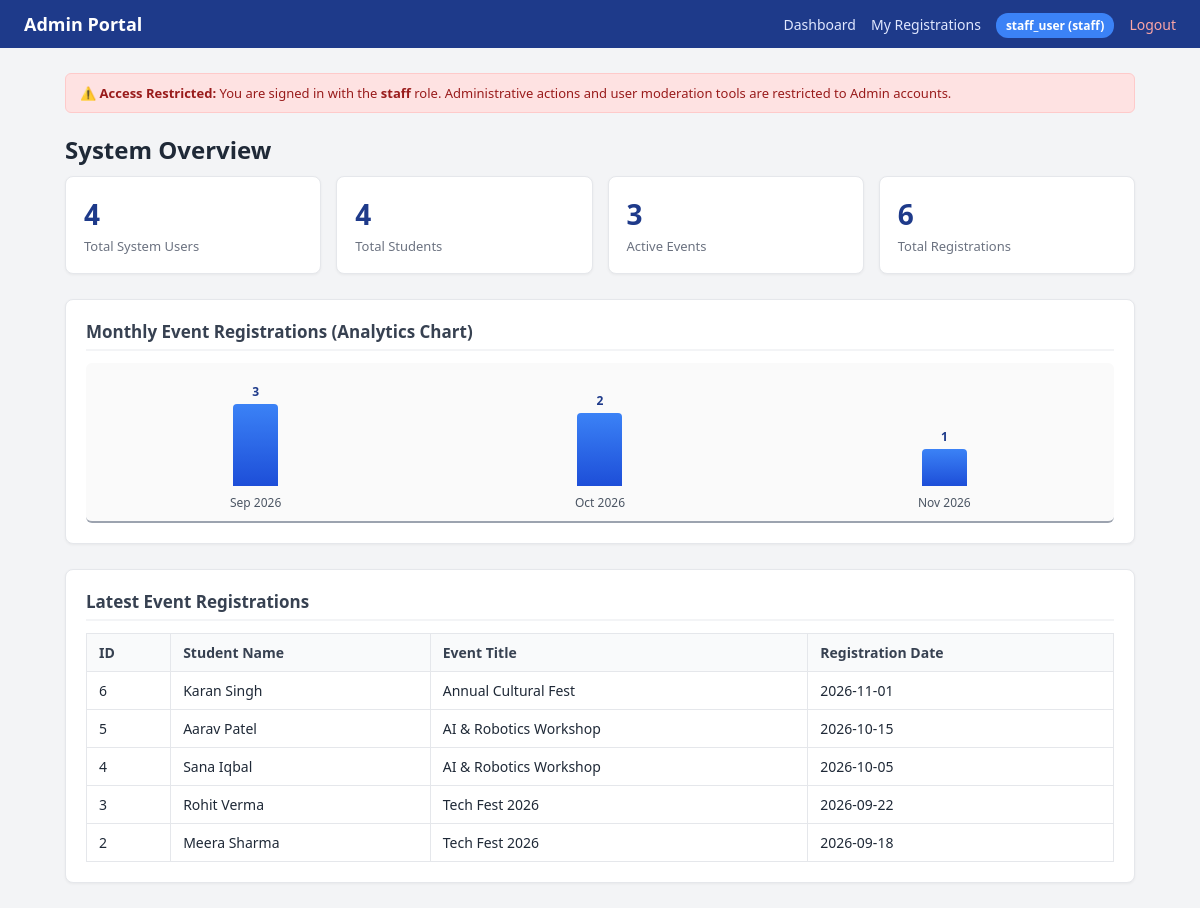
Page /index.php (signed in) on the committed database.
### tables this page shows
CREATE TABLE registrations (
    id INT AUTO_INCREMENT PRIMARY KEY,
    student_name VARCHAR(100) NOT NULL,
    event_title VARCHAR(100) NOT NULL,
    registered_at DATE NOT NULL
);

### index.php (the view, shortened to what this page needs)
<?php
require_once __DIR__ . '/db.php';
$current_user = $_SESSION['user'];
$current_role = $_SESSION['role'] ?? 'student';
$menu = ($current_role === 'admin')
    ? ['Dashboard' => '#top', 'Users' => '#users-sec', 'Registrations' => '#reg-sec', 'Analytics' => '#chart-sec', 'Audit Logs' => '#audit-sec']
    : ['Dashboard' => '#top', 'My Registrations' => '#reg-sec'];
$user_count = $conn->query("SELECT COUNT(*) AS c FROM users")->fetch_assoc()['c'] ?? 0;
$student_count = $conn->query("SELECT COUNT(*) AS c FROM students")->fetch_assoc()['c'] ?? 0;
$event_count = $conn->query("SELECT COUNT(*) AS c FROM events")->fetch_assoc()['c'] ?? 0;
$reg_count = $conn->query("SELECT COUNT(*) AS c FROM registrations")->fetch_assoc()['c'] ?? 0;
$latest_regs = $conn->query("SELECT * FROM registrations ORDER BY id DESC LIMIT 5");
$monthly_chart = $conn->query("SELECT DATE_FORMAT(registered_at, '%b %Y') as month, COUNT(*) as count FROM registrations GROUP BY month ORDER BY MIN(registered_at) ASC");
$max_monthly = 1;
$chart_data = [];
while ($m = $monthly_chart->fetch_assoc()) {
    $chart_data[] = $m;
    if ($m['count'] > $max_monthly) {
        $max_monthly = $m['count'];
    }
}
?>
<!DOCTYPE html>
<html lang="en">
<head>
    <link rel="stylesheet" href="style.css">
</head>
<body id="top">
    <header class="navbar">
        <div class="nav-brand">Admin Portal</div>
        <ul class="nav-menu">
            <?php foreach ($menu as $label => $link): ?>
                <li><a href="<?= $link ?>"><?= $label ?></a></li>
            <?php endforeach; ?>
            <li>
                <span class="user-badge"><?= htmlspecialchars($current_user) ?> (<?= htmlspecialchars($current_role) ?>)</span>
            </li>
            <li><a href="logout.php" style="color: #fca5a5;">Logout</a></li>
        </ul>
    </header>
    <div class="container">
        <?php if ($current_role !== 'admin'): ?>
            <div class="alert alert-danger" style="margin-top: 15px;">
                ⚠️ <strong>Access Restricted:</strong> You are signed in with the <strong><?= htmlspecialchars($current_role) ?></strong> role. Administrative actions and user moderation tools are restricted to Admin accounts.
            </div>
        <?php endif; ?>
        <h2 style="margin: 20px 0 10px;">System Overview</h2>
        <div class="stats-grid">
            <div class="stat-card">
                <div class="val"><?= $user_count ?></div>
                <div class="label">Total System Users</div>
            </div>
            <div class="stat-card">
                <div class="val"><?= $student_count ?></div>
                <div class="label">Total Students</div>
            </div>
            <div class="stat-card">
                <div class="val"><?= $event_count ?></div>
                <div class="label">Active Events</div>
            </div>
            <div class="stat-card">
                <div class="val"><?= $reg_count ?></div>
                <div class="label">Total Registrations</div>
            </div>
        </div>
        <div class="card" id="chart-sec">
            <h2>Monthly Event Registrations (Analytics Chart)</h2>
            <div class="chart-container">
                <?php foreach ($chart_data as $point): ?>
                    <?php $bar_height = max(15, round(($point['count'] / $max_monthly) * 110)); ?>
                    <div class="chart-col">
                        <div class="chart-val"><?= $point['count'] ?></div>
                        <div class="chart-bar" style="height: <?= $bar_height ?>px;"></div>
                        <div class="chart-label"><?= $point['month'] ?></div>
                    </div>
                <?php endforeach; ?>
            </div>
        </div>
        <div class="card" id="reg-sec">
            <h2>Latest Event Registrations</h2>
            <table>
                <thead>
                    <tr>
                        <th>ID</th>
                        <th>Student Name</th>
                        <th>Event Title</th>
                        <th>Registration Date</th>
                    </tr>
                </thead>
                <tbody>
                    <?php while ($reg = $latest_regs->fetch_assoc()): ?>
                        <tr>
                            <td><?= $reg['id'] ?></td>
                            <td><?= htmlspecialchars($reg['student_name']) ?></td>
                            <td><?= htmlspecialchars($reg['event_title']) ?></td>
                            <td><?= htmlspecialchars($reg['registered_at']) ?></td>
                        </tr>
                    <?php endwhile; ?>
                </tbody>
            </table>
        </div>
    </div>
</body>
</html>

### style.css (style rules this page uses)
* { box-sizing: border-box; margin: 0; padding: 0; }
body { font-family: 'Segoe UI', Tahoma, Geneva, Verdana, sans-serif; background-color: #f3f4f6; color: #1f2937; }
.container { max-width: 1100px; margin: 25px auto; padding: 0 15px; }
.navbar { background: #1e3a8a; color: #fff; padding: 12px 24px; display: flex; justify-content: space-between; align-items: center; flex-wrap: wrap; gap: 10px; }
.nav-brand { font-size: 18px; font-weight: 700; }
.nav-menu { display: flex; gap: 15px; list-style: none; align-items: center; }
.nav-menu a { color: #e0e7ff; text-decoration: none; font-size: 14px; font-weight: 500; }
.user-badge { background: #3b82f6; padding: 4px 10px; border-radius: 12px; font-size: 12px; font-weight: 600; }
.stats-grid { display: grid; grid-template-columns: repeat(auto-fit, minmax(220px, 1fr)); gap: 15px; margin-bottom: 25px; }
.stat-card { background: #ffffff; border: 1px solid #e5e7eb; border-radius: 8px; padding: 18px; box-shadow: 0 1px 3px rgba(0,0,0,0.05); }
.stat-card .val { font-size: 28px; font-weight: 700; color: #1e3a8a; }
.stat-card .label { font-size: 13px; color: #6b7280; margin-top: 4px; }
.card { background: #ffffff; border: 1px solid #e5e7eb; border-radius: 8px; padding: 20px; margin-bottom: 25px; box-shadow: 0 1px 3px rgba(0,0,0,0.05); }
.card h2 { font-size: 17px; color: #374151; margin-bottom: 12px; border-bottom: 2px solid #f3f4f6; padding-bottom: 6px; }
table { width: 100%; border-collapse: collapse; font-size: 14px; margin-top: 8px; }
th, td { padding: 9px 12px; border: 1px solid #e5e7eb; text-align: left; }
th { background-color: #f9fafb; font-weight: 600; color: #374151; }
.chart-container { display: flex; align-items: flex-end; gap: 25px; height: 160px; padding: 20px 10px 10px; border-bottom: 2px solid #9ca3af; background: #fafafa; border-radius: 6px; }
.chart-col { display: flex; flex-direction: column; align-items: center; flex: 1; height: 100%; justify-content: flex-end; }
.chart-bar { width: 45px; background: linear-gradient(180deg, #3b82f6, #1d4ed8); border-radius: 4px 4px 0 0; transition: height 0.3s ease; min-height: 5px; }
.chart-val { font-size: 12px; font-weight: bold; color: #1e3a8a; margin-bottom: 4px; }
.chart-label { font-size: 12px; color: #4b5563; margin-top: 8px; font-weight: 500; }
.alert { padding: 10px 14px; border-radius: 6px; margin-bottom: 18px; font-size: 13px; font-weight: 500; }
.alert-danger { background: #fee2e2; color: #991b1b; border: 1px solid #fecaca; }

### rows in the picture
registrations: id "6", student_name "Karan Singh", event_title "Annual Cultural Fest", registered_at "2026-11-01"
registrations: id "5", student_name "Aarav Patel", event_title "AI & Robotics Workshop", registered_at "2026-10-15"
registrations: id "4", student_name "Sana Iqbal", event_title "AI & Robotics Workshop", registered_at "2026-10-05"
registrations: id "3", student_name "Rohit Verma", event_title "Tech Fest 2026", registered_at "2026-09-22"
registrations: id "2", student_name "Meera Sharma", event_title "Tech Fest 2026", registered_at "2026-09-18"

### other values in the picture
$label "Dashboard"
$label "My Registrations"
$current_user "staff_user"
$current_role "staff"
$user_count "4"
$student_count "4"
$event_count "3"
$reg_count "6"
$point['count'] "3"
$point['month'] "Sep 2026"
$point['count'] "2"
$point['month'] "Oct 2026"
$point['count'] "1"
$point['month'] "Nov 2026"
